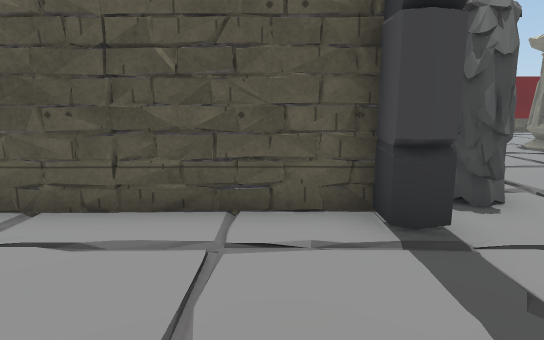
view 1 (above)

20 first-person views from a walk through a scene from a Unity 3-D project. The camera is 1.3 m above the floor, tilts 10° down and sees 75° across. Doors are open. The floor is counted in squares, 1 m on a side. Each view is taken from the middle of a square. On the plan, view 1 faces up. The plan holds only what a view shows up to about 15 squares ahead; the rest is blank. The place goes on beyond the plan. The player is left out. Some surface patterns are stand-ins.

view 2
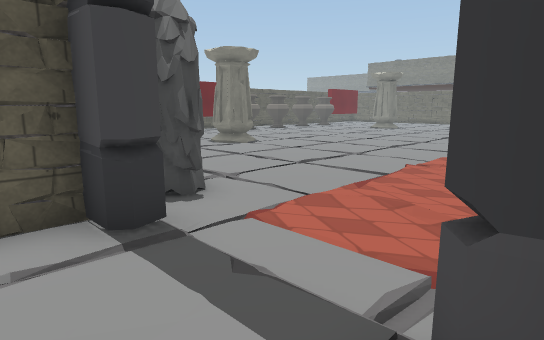

view 3
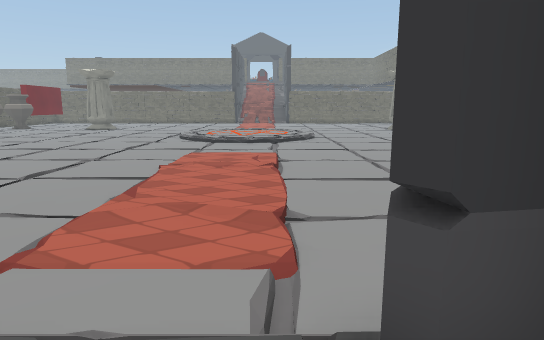

view 4
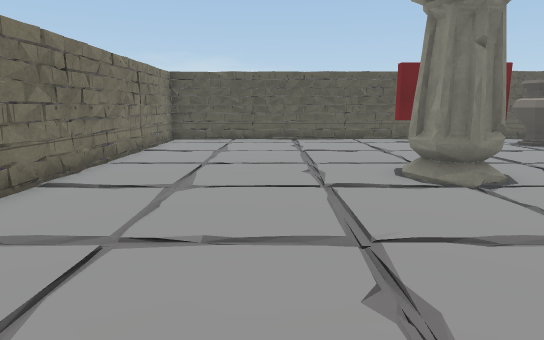

view 5
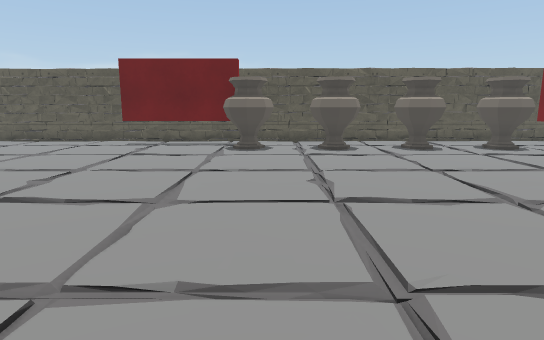

view 6
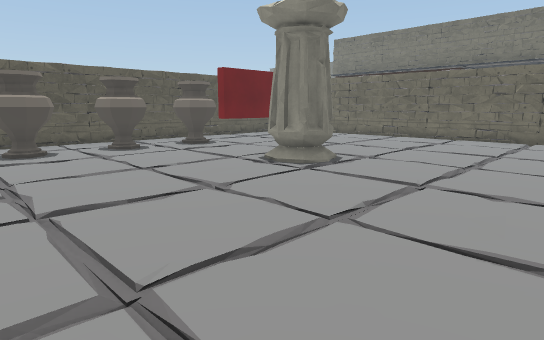

view 7
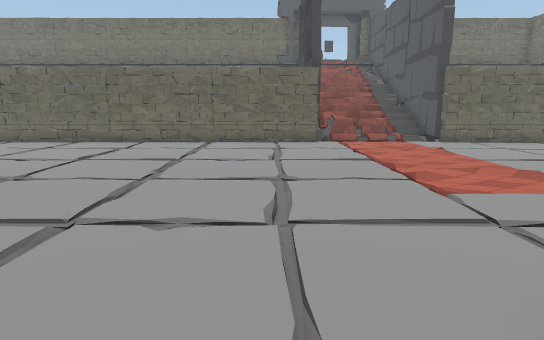

view 8
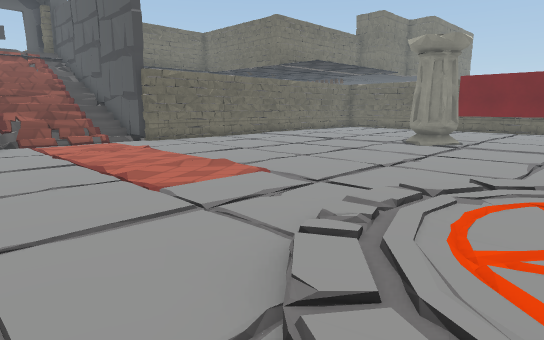

view 9
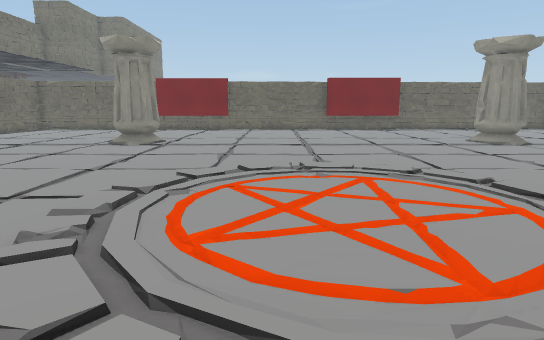

view 10
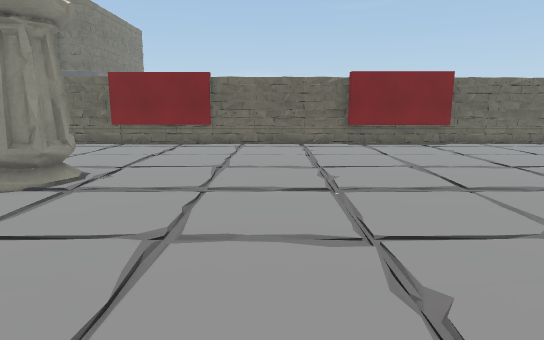

view 11
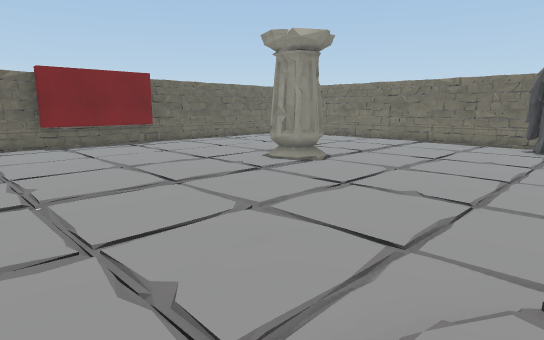

view 12
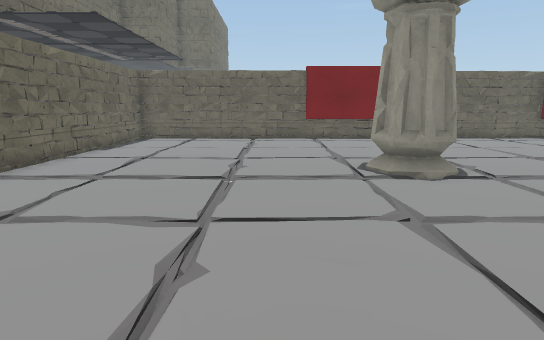

view 13
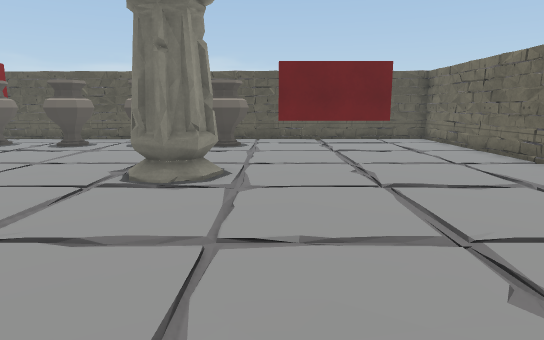

view 14
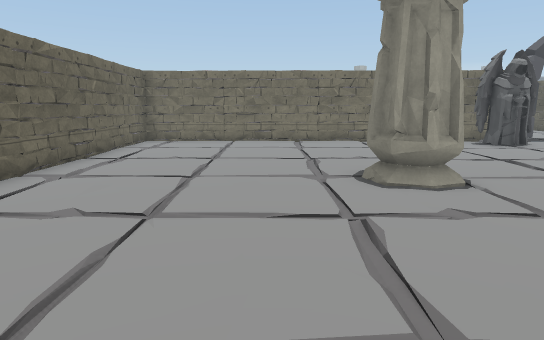

view 15
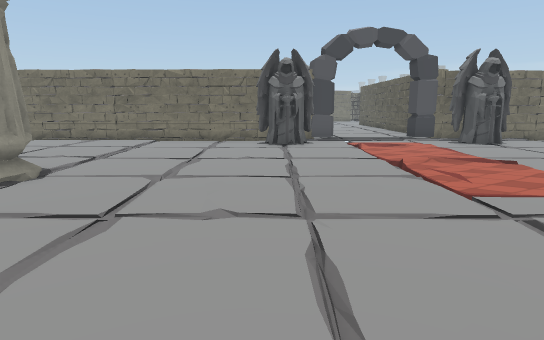

view 16
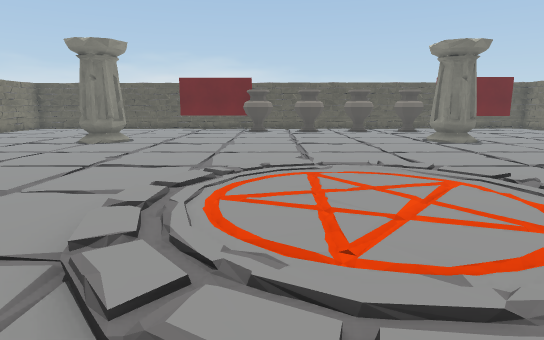

view 17
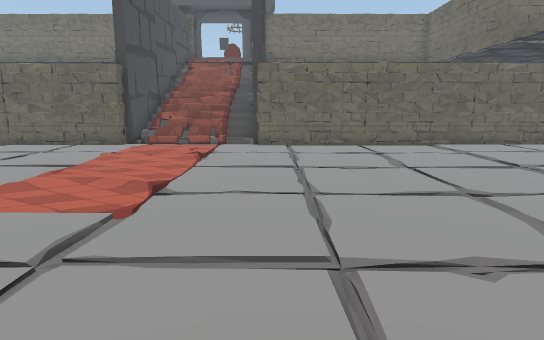

view 18
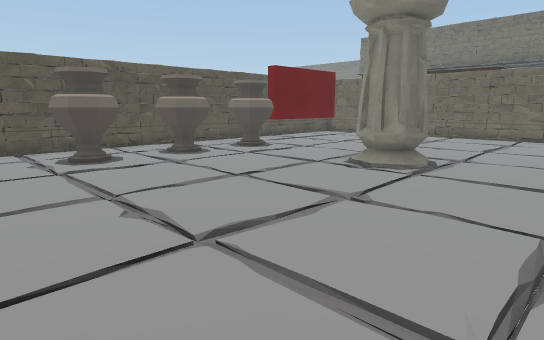

view 19
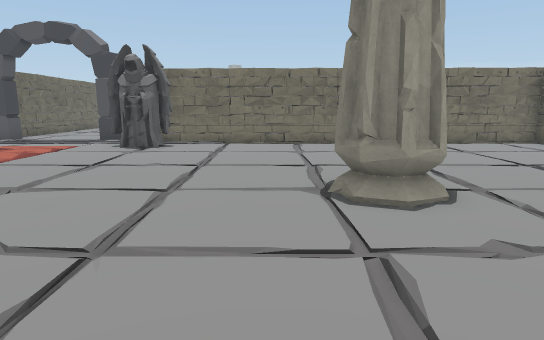

view 20
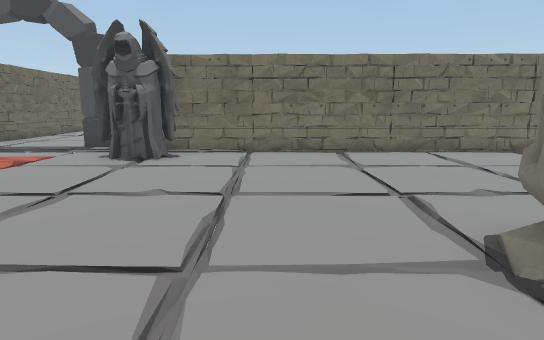

### Floor plan
Key: @ floor where view 1 was taken; # wall or solid block; . main floor; : floor 0.25 m higher than the main floor; - floor 0.25 m lower than the main floor; / step, stairs or slope; D open door; = window, fence, low wall or low ledge; P pillar; S statue; T pot.
Columns run from 3 left of view 1 to 34 right of it. Each row starts with its distance up from view 1.
 20      ###############################
 19      #....-...####..-....-....-....#
 18      #............TT.T.TT.TT.####..#
 17      #............TTTTTTT.TT.......#
 16      #.............................#
 15      #.............................#
 14      #....-....-....-....-....-....#
 13      #....................P........#
 12      #......PP...........PPP.......#
 11      #......PP............P........#
 10      #.............................#
  9      #....-....-....-....-....-....#
  8      #.............................#
  7      #S............................#
  6      #S............................#
  5      #S.............://............#
  4 ######....-....-...:.../.-....-....###
  3  ....D.........../:..../...........-#=
  2  ....D...../.....//....:...........- #
  1  ....D....///..-///..../.-.........- =
  0 ###@##............///://...........###
 -1   ####S............///.............#
 -2      #S............................#
 -3      #.............................#
 -4      #--.----.----.----.----.----.-#
 -5      #.............................#
 -6      #.............................#
 -7      #......PP............PP.......#
 -8      #......PP...........PP........#
 -9      #.............................#
-10      #.............................#
-11      #.............................#
-12      #.............................#
-13      #.............................#
-14      #----.----.----.----.----.----#
-15      ###############################

Positions as (right, up) in squares from view 1, and headings:
1: (0, 0), facing up
2: (0, 0), facing up-right
3: (0, 1), facing right
4: (6, 5), facing up
5: (16, 6), facing up
6: (16, 6), facing up-right
7: (18, 6), facing right
8: (18, 6), facing down-right
9: (18, 6), facing down
10: (18, 0), facing down
11: (18, 0), facing down-left
12: (26, 0), facing down
13: (25, 5), facing up
14: (16, -10), facing left
15: (16, -2), facing left
16: (16, -2), facing up
17: (19, -1), facing right
18: (15, 8), facing up-right
19: (15, 10), facing left
20: (12, 9), facing left
